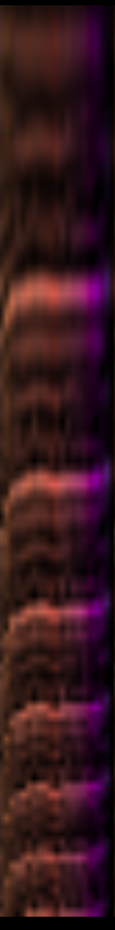
#> input picture python/src/carfac/shit_files/image/tone1_SAI.png, 115 x 930 px
$ python tone_SAI_main.py
#> lines starting #> are read from the running program, lines starting #| are printed output that depends on the picture
import matplotlib.pyplot as plt
from matplotlib.widgets import Button
import matplotlib.image as mpimg
import sys
from pathlib import Path

class TonePlayer:
    def __init__(self):
        # Auto-detect image file paths
        self.tone_images = self._find_tone_images()

        # Create figure - adjusted size for 2x2 grid
        self.fig = plt.figure(figsize=(10, 8))
        self.fig.patch.set_facecolor('white')

        self._setup_interface()

    def _find_tone_images(self):
        """Logic to find images in local directories"""
        script_dir = Path(__file__).parent.resolve()
        possible_locations = [
            script_dir / 'image',
            script_dir.parent / 'image',
            Path.cwd() / 'image',
            Path.cwd() / 'images',
        ]

        tone_images = {}
        filenames = {1: 'tone1_SAI.png', 2: 'tone2_SAI.png', 3: 'tone3_SAI.png', 4: 'tone4_SAI.png'}

        for location in possible_locations:
            if location.exists():
                temp_images = {}
                all_found = True
                for tone_num, filename in filenames.items():
                    image_path = location / filename
                    if image_path.exists():
                        temp_images[tone_num] = str(image_path)
                    else:
                        all_found = False
                        break
                if all_found:
                    tone_images = temp_images
                    break
        return tone_images

    def _setup_interface(self):
        # Define grid coordinates [left, bottom, width, height]
        # This creates the 2x2 layout seen in your image
        positions = [
            [0.08, 0.62, 0.40, 0.22], # Tone 1 (Top Left)
            [0.55, 0.62, 0.40, 0.22], # Tone 2 (Top Right)
            [0.08, 0.30, 0.40, 0.22], # Tone 3 (Bottom Left)
            [0.55, 0.30, 0.40, 0.22]  # Tone 4 (Bottom Right)
        ]

        for i, pos in enumerate(positions):
            tone_num = i + 1

            # Label placement (aligned with the left of the image box)
            self.fig.text(pos[0], pos[1] + pos[3] + 0.02, f'Tone {tone_num}',
                         fontsize=14, ha='left', va='bottom')

            # Create axis for the spectrogram
            ax = self.fig.add_axes(pos)
            ax.axis('off')

            if self.tone_images and tone_num in self.tone_images:
                self._display_tone_image(ax, tone_num)
            else:
                self._draw_fallback_pattern(ax, tone_num)

        # OK button (Original design restored: centered at bottom)
        ok_ax = plt.axes([0.40, 0.10, 0.20, 0.08])
        self.ok_btn = Button(ok_ax, 'OK', color='lightgray', hovercolor='#cccccc')
        self.ok_btn.label.set_fontsize(16)
        self.ok_btn.label.set_weight('bold')
        self.ok_btn.on_clicked(self.close_window)

    def _display_tone_image(self, ax, tone_num):
#> called with tone_num = 1
        try:
            img = mpimg.imread(self.tone_images[tone_num])
#> img is the input picture: shape (930, 115, 4) float32; mean R, G, B, A 0.213, 0.0898, 0.115, 1
            ax.imshow(img)
            ax.set_aspect('auto') # Matches the stretching in your reference image
        except Exception as e:
            self._draw_fallback_pattern(ax, tone_num)

    def _draw_fallback_pattern(self, ax, tone_num):
        ax.set_xlim(0, 1); ax.set_ylim(0, 1)
        colors = ['#E53935', '#FFA726', '#7CB342', '#5C6BC0']
        color = colors[tone_num-1]
        if tone_num == 1: ax.plot([0.2, 0.8], [0.75, 0.75], color=color, lw=6)
        elif tone_num == 2: ax.plot([0.2, 0.8], [0.3, 0.75], color=color, lw=6)
        elif tone_num == 3: ax.plot([0.2, 0.5, 0.8], [0.4, 0.15, 0.4], color=color, lw=6)
        elif tone_num == 4: ax.plot([0.2, 0.8], [0.75, 0.3], color=color, lw=6)

    def close_window(self, event):
        plt.close(self.fig)
        self._launch_next_script()

    def _launch_next_script(self):
        script_dir = Path(__file__).parent.resolve()
        next_script = script_dir / 'tone_recognition_SAI_one_syllable.py'
        if next_script.exists():
            import subprocess
            subprocess.Popen([sys.executable, str(next_script)])

    def show(self):
        plt.show()
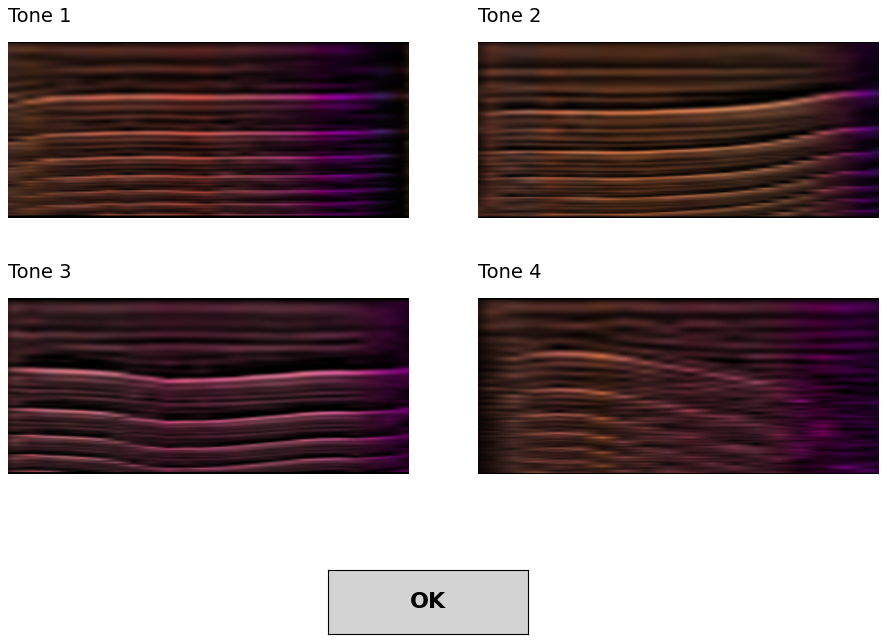
#> figure drawn by matplotlib, 4 panels

if __name__ == '__main__':
    player = TonePlayer()
    player.show()
